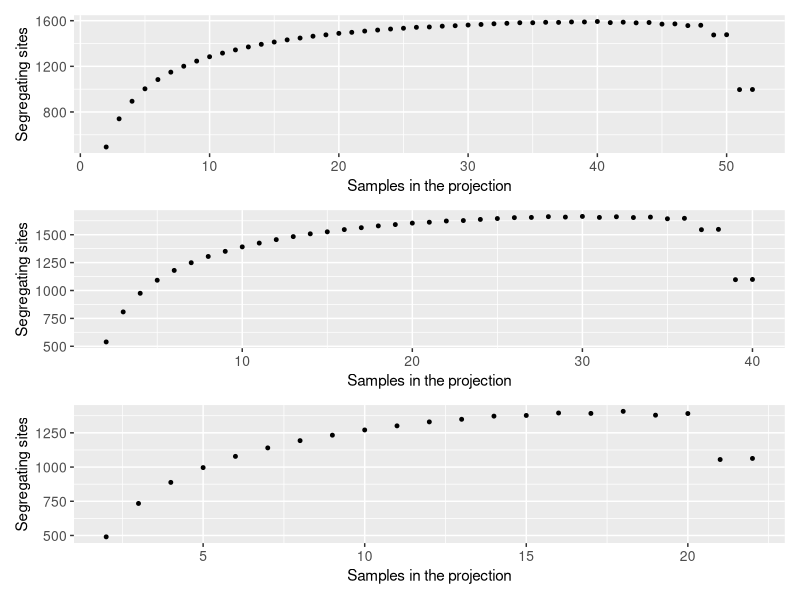

Here is the R script that generated this plot:
library(ggplot2)
library(patchwork)


#Diego
diego_samples <- 2:52
diego_sites <- c(493,740,894,1003,1084,1149,1201,1246,1284,1316,1344,1370,1393,
            1413,1432,1448,1464,1476,1489,1498,1509,1518,1527,1534,1542,1545,
            1552,1556,1562,1567,1573,1577,1582,1582,1586,1585,1589,1589,1593,
            1583,1587,1581,1584,1570,1572,1557,1560,1475,1477,996,997)	
diego <- data.frame(
  samples = diego_samples, sites = diego_sites
)

#Aguacate
aguacate_samples <- 2:40
aguacate_sites <- c(539,808,975,1092,1180,1249,1305,1351,1391,1425,1456,1483,
                    1508,1526,1546,1563,1579,1591,1604,1612,1623,1627,1637,
                    1645,1653,1655,1662,1658,1664,1655,1661,1654,1658,1643,1647,
                    1545,1548,1097,1099)	
aguacate <- data.frame(
  samples = aguacate_samples, sites = aguacate_sites
)

#Cocle
cocle_samples <- 2:22
cocle_sites <- c(490,734,888,996,1078,1140,1193,1233,1271,1301,1330,1349,1372,
                 1377,1395,1392,1407,1379,1391,1055,1063)
cocle <- data.frame(
  samples = cocle_samples, sites = cocle_sites
)

par(mfrow = c(3, 1)) 

p1<-ggplot(diego, aes(x = samples, y = sites)) +
  geom_point(size = 1) +  # Adjust point size here
  xlab("Samples in the projection") +  # Customize x-axis label
  ylab("Segregating sites") +  # Customize y-axis label
  theme(axis.text = element_text(size = 10)) # Adjust axis label font size
p2<-ggplot(aguacate, aes(x = samples, y = sites)) +
  geom_point(size = 1) +  # Adjust point size here
  xlab("Samples in the projection") +  # Customize x-axis label
  ylab("Segregating sites") +  # Customize y-axis label
  theme(axis.text = element_text(size = 10)) # Adjust axis label font size             
p3<-ggplot(cocle, aes(x = samples, y = sites)) +
  geom_point(size = 1) +  # Adjust point size here
  xlab("Samples in the projection") +  # Customize x-axis label
  ylab("Segregating sites") +  # Customize y-axis label
  theme(axis.text = element_text(size = 10)) # Adjust axis label font size

combined_plot <- p1 / p2 / p3
combined_plot
